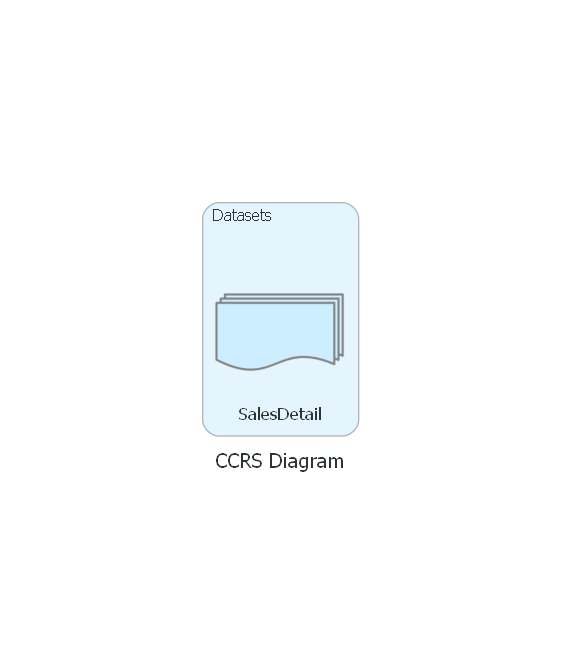

Reproduce this figure in Python.
"""
CCRS Diagram
Copyright (c) 2022 Cannabis Data

Authors:
    Keegan Skeate <https://github.com/keeganskeate>
Created: 12/26/2022
Updated: 12/26/2022
License: <https://github.com/cannabisdata/cannabisdata/blob/main/LICENSE>
"""
# Standard imports:
from urllib.request import urlretrieve

# External imports:
from diagrams import Cluster, Diagram
from diagrams.custom import Custom
from diagrams.firebase.develop import (
    Authentication,
    Firestore,
    Functions,
    Hosting,
    Storage,
)
from diagrams.gcp.compute import Run
from diagrams.generic.place import Datacenter
from diagrams.programming.flowchart import (
    Merge,
    MultipleDocuments,
)

# Download an image to be used into a Custom Node class
# rabbitmq_url = "https://jpadilla.github.io/rabbitmqapp/assets/img/icon.png"
# rabbitmq_icon = "rabbitmq.png"
# urlretrieve(rabbitmq_url, rabbitmq_icon)

with Diagram('CCRS Diagram', show=True) as diagram:
    with Cluster('Datasets'):
        datasets = [
            MultipleDocuments('SalesDetail'),
        ]

    datasets
    # queue = Custom("Message queue", rabbitmq_icon)
    # queue >> consumers >> Aurora("Database")



if __name__ == '__main__':

    # Render the diagram.
    diagram
    print('Diagram rendered to', diagram.filename)
